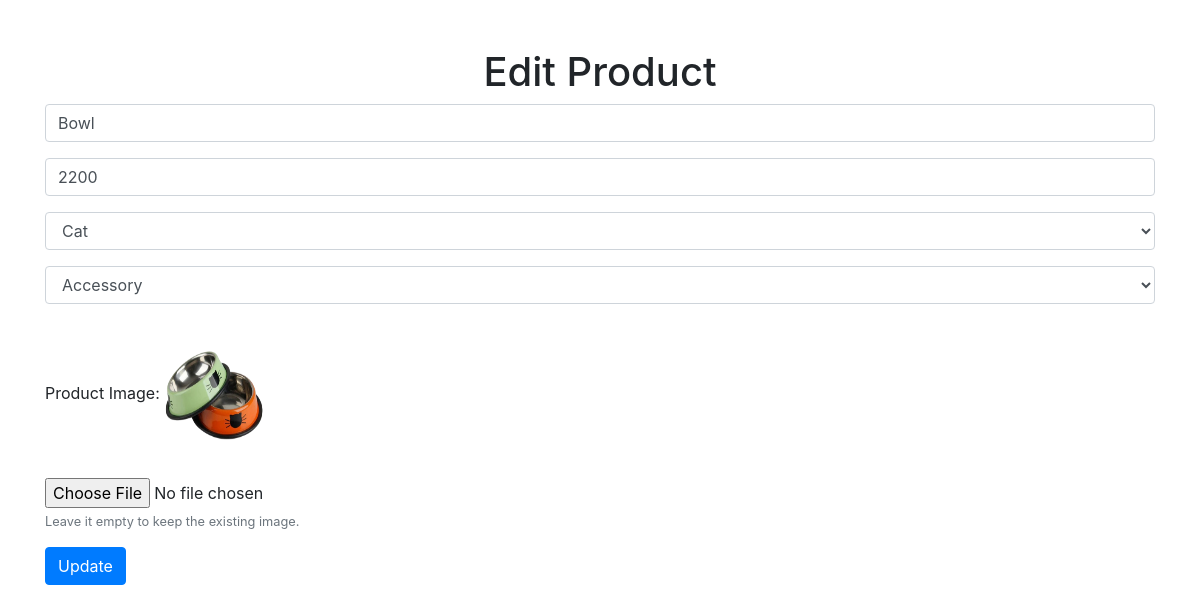
/edit-product.php?id=25, run on the app's committed database.
### tables this page shows
CREATE TABLE `products` (
  `id` int NOT NULL AUTO_INCREMENT COMMENT 'Primary Key',
  `name` varchar(255) DEFAULT NULL,
  `price` varchar(255) DEFAULT NULL,
  `category` varchar(255) DEFAULT NULL,
  `filter` varchar(255) DEFAULT NULL,
  `image` varchar(255) DEFAULT NULL,
  PRIMARY KEY (`id`)
);

### edit-product.php (the view, shortened to what this page needs)
<!DOCTYPE html>
<html>
<head>
    <link rel="stylesheet" href="https://stackpath.bootstrapcdn.com/bootstrap/4.5.2/css/bootstrap.min.css">
</head>
<body>
    <div class="container mt-5">
        <h1 class="text-center">Edit Product</h1>
        <?php
        if (isset($_GET['id'])) {
            $con = new mysqli('localhost', 'root', '', 'ypp');
            $id = $_GET['id'];
            $query = "SELECT * FROM products WHERE id=?";
            $stmt = $con->prepare($query);
            $stmt->bind_param("i", $id);
            $stmt->execute();
            $result = $stmt->get_result();
            if ($result->num_rows === 1) {
                $product = $result->fetch_assoc();
                ?>
                <form method="post" enctype="multipart/form-data">
                    <div class="form-group">
                        <input type="text" name="pname" class="form-control" value="<?php echo $product['name']; ?>" required>
                    </div>
                    <div class="form-group">
                        <input type="text" name="pprice" class="form-control" value="<?php echo $product['price']; ?>" required>
                    </div>
                    <div class="form-group">
                        <select name="pcategory" class="form-control">
                            <option value="cat" <?php echo ($product['category'] === 'cat') ? 'selected' : ''; ?>>Cat</option>
                        </select>
                    </div>
                    <div class="form-group">
                        <select name="psub-category" class="form-control">
                            <option value="accessory" <?php echo ($product['filter'] === 'accessory') ? 'selected' : ''; ?>>Accessory</option>
                        </select>
                    </div>
                    <div class="form-group">
                        <label for="pimage">Product Image: <img src='assets/image/<?php echo $product['image'] ?>' width="100" height="150"></label>
                        <input type="file" name="pimage" class="form-control-file">
                        <small class="form-text text-muted">Leave it empty to keep the existing image.</small>
                    </div>
                    <input type="submit" class="btn btn-primary" value="Update">
                </form>
                <?php
            } else {
                echo '<div class="alert alert-danger">Product not found.</div>';
            }
        }
        ?>
    </div>
</body>
</html>

### data on the page
products: pname "Bowl", pprice "2200", pcategory "Cat", psub-category "Accessory", image (picture)
